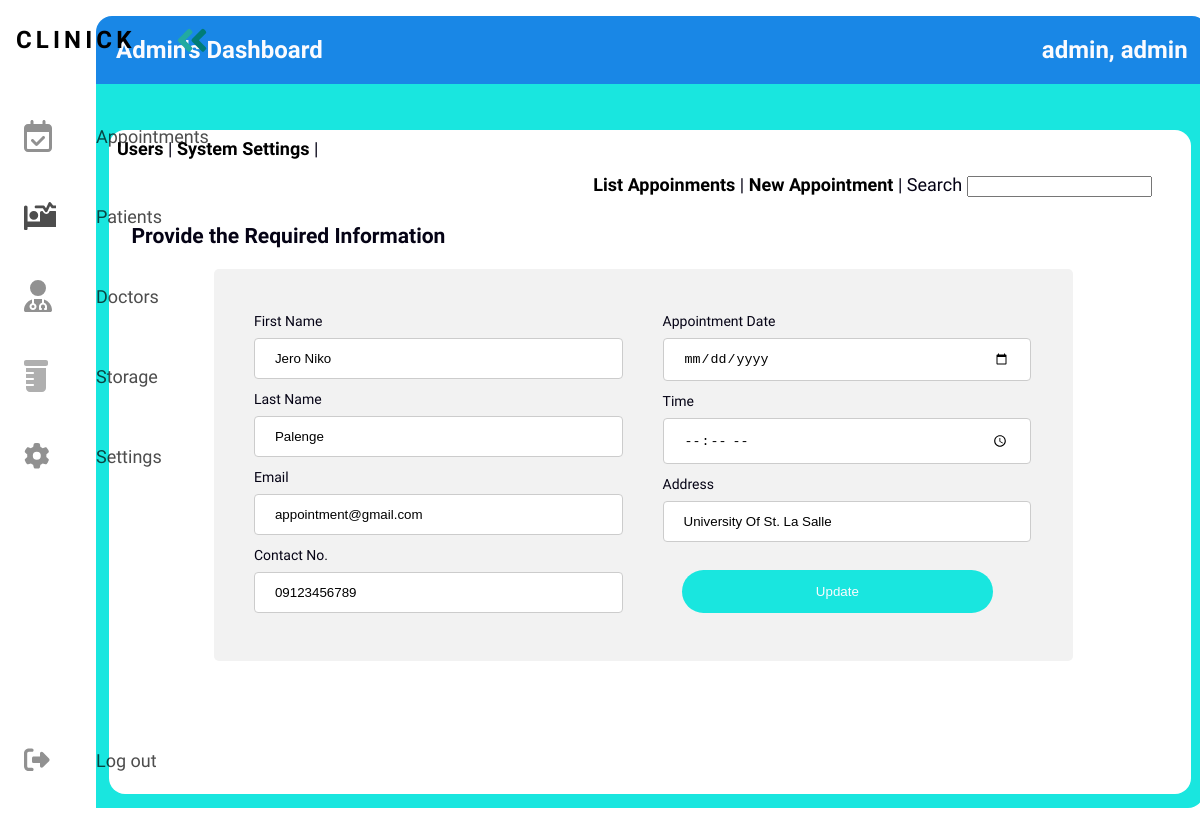
Screenshot of /progressive/framework/index.php?page=settings&subpage=appointments&action=profile&id=13 (signed in) with the database file from the repository.
### tables this page shows
CREATE TABLE `tbl_users` (
  `user_id` int(8) UNSIGNED NOT NULL,
  `user_lastname` varchar(180) NOT NULL DEFAULT '',
  `user_firstname` varchar(180) NOT NULL DEFAULT '',
  `user_email` varchar(180) NOT NULL DEFAULT '',
  `user_password` varchar(180) NOT NULL DEFAULT '',
  `user_date_added` date DEFAULT NULL,
  `user_time_added` time DEFAULT NULL,
  `user_date_updated` date DEFAULT NULL,
  `user_time_updated` time DEFAULT NULL,
  `user_status` int(1) NOT NULL DEFAULT 0,
  `user_token` varchar(255) NOT NULL DEFAULT '',
  `user_access` varchar(255) NOT NULL DEFAULT '',
  `user_address` varchar(255) NOT NULL DEFAULT '',
  `user_birthdate` date DEFAULT NULL,
  `user_nickname` varchar(180) NOT NULL DEFAULT ''
);

CREATE TABLE `tbl_appointment` (
  `apt_id` int(11) NOT NULL,
  `apt_firstname` varchar(180) NOT NULL,
  `apt_lastname` varchar(180) NOT NULL,
  `apt_email` varchar(180) NOT NULL,
  `apt_contact` varchar(180) NOT NULL,
  `apt_date` date DEFAULT NULL,
  `apt_time` time DEFAULT NULL,
  `apt_address` varchar(180) NOT NULL
);

### progressive/framework/classes/user.php (called while the page is built, shortened)
<?php
class User{
	private $DB_SERVER='localhost';
	private $DB_USERNAME='root';
	private $DB_PASSWORD='';
	private $DB_DATABASE='db_wbtest';
	private $conn;
	public function __construct(){
		$this->conn = new PDO("mysql:host=".$this->DB_SERVER.";dbname=".$this->DB_DATABASE,$this->DB_USERNAME,$this->DB_PASSWORD);
	}
	function get_user_id($email){
		$sql="SELECT user_id FROM tbl_users WHERE user_email = :email limit 1";
		$q = $this->conn->prepare($sql);
		$q->execute(['email' => $email]);
		$user_id = $q->fetchColumn();
		return $user_id;
	}
	function get_user_firstname($id){
		$sql="SELECT user_firstname FROM tbl_users WHERE user_id = :id limit 1";
		$q = $this->conn->prepare($sql);
		$q->execute(['id' => $id]);
		$user_firstname = $q->fetchColumn();
		return $user_firstname;
	}
	function get_user_lastname($id){
		$sql="SELECT user_lastname FROM tbl_users WHERE user_id = :id limit 1";
		$q = $this->conn->prepare($sql);
		$q->execute(['id' => $id]);
		$user_lastname = $q->fetchColumn();
		return $user_lastname;
	}
	function get_user_access($id){
		$sql="SELECT user_access FROM tbl_users WHERE user_id = :id limit 1";
		$q = $this->conn->prepare($sql);
		$q->execute(['id' => $id]);
		$user_access = $q->fetchColumn();
		return $user_access;
	}
}

### progressive/framework/classes/class.appointment.php (called while the page is built, shortened)
<?php
class Appointment {
    public $DB_SERVER='localhost';
	public $DB_USERNAME='root';
	public $DB_PASSWORD='';
	public $DB_DATABASE='db_wbtest';
	public $conn;
	public function __construct(){
		$this->conn = new PDO("mysql:host=".$this->DB_SERVER.";dbname=".$this->DB_DATABASE,$this->DB_USERNAME,$this->DB_PASSWORD);
	}
	function get_apt_email($id){
		$sql="SELECT apt_email FROM tbl_appointment WHERE apt_id = :id";
		$q = $this->conn->prepare($sql);
		$q->execute(['id' => $id]);
		$apt_email = $q->fetchColumn();
		return $apt_email;
	}
	function get_apt_firstname($id){
		$sql="SELECT apt_firstname FROM tbl_appointment WHERE apt_id = :id";
		$q = $this->conn->prepare($sql);
		$q->execute(['id' => $id]);
		$apt_firstname = $q->fetchColumn();
		return $apt_firstname;
	}
	function get_apt_lastname($id){
		$sql="SELECT apt_lastname FROM tbl_appointment WHERE apt_id = :id";
		$q = $this->conn->prepare($sql);
		$q->execute(['id' => $id]);
		$apt_lastname = $q->fetchColumn();
		return $apt_lastname;
	}
	function get_apt_contact($id){
		$sql="SELECT apt_contact FROM tbl_appointment WHERE apt_id = :id";
		$q = $this->conn->prepare($sql);
		$q->execute(['id' => $id]);
		$apt_contact = $q->fetchColumn();
		return $apt_contact;
	}
	function get_address($id){
		$sql="SELECT apt_address FROM tbl_appointment WHERE apt_id = :id";
		$q = $this->conn->prepare($sql);
		$q->execute(['id' => $id]);
		$apt_address = $q->fetchColumn();
		return $apt_address;
	}
}

### progressive/framework/index.php (the view, shortened to what this page needs)
<?php
include_once 'classes/class.appointment.php';
include_once 'classes/User.php';
$page = (isset($_GET['page']) && $_GET['page'] != '') ? $_GET['page'] : '';
$appointment = new Appointment();
$user = new User();
$user_id = $user->get_user_id($_SESSION['user_email']);
?>
<!DOCTYPE html>
<html>
<head>
    <link rel="stylesheet" href="css/custom.css?">
    <link rel="stylesheet" href="css/style.css">
</head>
<body>
<nav class="navbar">
    <ul class="navbar-nav">
      <li class="logo">
        <a href="admin.php" class="nav-link">
          <span class="link-text logo-text">Clinick</span>
        </a>
      </li>
      <li class="nav-item">
        <a href="index.php?page=appointments" class="nav-link">
          <span class="link-text">Appointments</span>
        </a>
      </li>
      <li class="nav-item">
        <a href="index.php?page=patients" class="nav-link">
          <span class="link-text">Patients</span>
        </a>
      </li>
      <li class="nav-item">
        <a href="index.php?page=doctors" class="nav-link">
          <span class="link-text">Doctors</span>
        </a>
      </li>
      <li class="nav-item">
        <a href="index.php?page=storage" class="nav-link">
          <span class="link-text">Storage</span>
        </a>
      </li>
      <li class="nav-item">
        <a href="index.php?page=settings" class="nav-link">
          <span class="link-text">Settings</span>
        </a>
      </li>
      <li class="nav-item">
        <a href="logout.php" class="nav-link">
          <span class="link-text">Log out</span>
        </a>
      </li>
    </ul>
  </nav>
  <main>
<div class="wb_title" id="header">
<?php echo $user->get_user_access($user_id) ?>'s Dashboard
<span class="move-right"><?php echo $user->get_user_lastname($user_id).', '.$user->get_user_firstname($user_id);?></span>
</div>
<div id="wrapper">
   <div id="menu">
  </div>
  <div id="content">
    <?php
      switch($page){
                case 'settings':
                    require_once 'settings-module/index.php';
                break;
            }
    ?>
  </div>
</div>
</main>
</body>
</html>

### progressive/framework/appointment-module/view-appointments.php (shortened to what this page needs)
<h3>Provide the Required Information</h3>
<div id="form-block">
<form method="POST" action="processes/appointment-process.php?action=update">
        <div id="form-block-half">
            <label for="fname">First Name</label>
            <input type="text" id="fname" class="input" name="firstname" value="<?php echo $appointment->get_apt_firstname($id);?>" placeholder="Your name..">
            <label for="lname">Last Name</label>
            <input type="text" id="lname" class="input" name="lastname" value="<?php echo $appointment->get_apt_lastname($id);?>" placeholder="Your last name..">
            <label for="email">Email</label>
            <input type="email" id="email" class="input" name="email" value="<?php echo $appointment->get_apt_email($id)?>" placeholder="Your email..">
            <label for="contact">Contact No.</label>
            <input type="text" id="contact" class="input" name="contact" value="<?php echo $appointment->get_apt_contact($id)?>"placeholder="Your contact..">
        </div>
        <div id="form-block-half">
            <label for="date">Appointment Date</label>
            <input type="date" id="date" class="input" name="aptdate" value="<?php echo ($NOW)?>" placeholder="Enter appointment date..">
            <label for="time">Time</label>
            <input type="time" id="time" class="input" name="apttime" value="<?php echo ($NOW)?>" placeholder="Enter time..">
            <label for="address">Address</label>
            <input type="text" id="address" class="input" name="address" value="<?php echo $appointment->get_address($id)?>" placeholder="Your address..">
        </div>
        <br/><br/><br/><br/><br/><br/><br/><br/><br/><br/>
        <div id="button-block">
        <input type="submit" value="Update" name="save">
        </div>
</form>
</div>

### progressive/framework/css/custom.css (style rules this page uses)
:root { --text-color: #05040c; --primary-color: #19E678; --secondary-color: #1987e6; --background-color: #FBFBFE; --accent-color: #19E6DF; --accent2-color: #007C77; --font-family1: font-family: 'Quicksand', sans-serif;; }
html { margin: 0; padding: 0; }
body { font-family: 'Work Sans', serif; font-size: 18px; color: var(--text-color); background-color: var(--background-color); }
.wb_title { font-family: "Work Sans", sans-serif; font-size: 24px; font-weight: 700; color: var(--background-color); background-color: var(--secondary-color); width: 98.5%; padding: 20px; margin: 0 auto; border-top-left-radius: 16px; border-top-right-radius: 16px; }
label { font-size: 14px; }
#wrapper { width: 100%; min-height: 600px; padding: 10px; margin-block: 0; margin-inline: auto; background-color: var(--accent-color); color: var(--text-color); border-end-end-radius: 16px; }
#menu { height: 32px; width: 98%; }
#content { width: 98%; padding: 8px; min-height: 600px; margin: 4px auto; background-color: #FFF; border-radius: 16px; }
.move-right { float: right; }
.input, select { width: 100%; padding: 12px 20px; margin: 8px 0; display: inline-block; border: 1px solid #ccc; border-radius: 4px; box-sizing: border-box; }
input[type=submit] { display: flex; justify-content: center; align-items: center; width: 40%; background-color: var(--accent-color); color: var(--background-color); padding: 14px 20px; margin: 8px 0; margin-inline: auto; border: none; border-radius: 40px; cursor: pointer; }
#form-block { border-radius: 5px; background-color: #f2f2f2; padding: 20px; width: 80%; margin: 0 auto; }
#form-block #form-block-half { width: 45%; float: left; padding: 20px; }
#button-block { width: 95%; padding: 20px; text-align: right; font-family: var(--font-family1); }

### progressive/framework/css/style.css (style rules this page uses)
:root { font-size: 16px; font-family: 'Open Sans'; --text-color: #050315; --primary-color: #19E678; --secondary-color: #1987e6; --background-color: #FBFBFE; --accent-color: #19E6DF; --accent2-color: #007C77; --font-family1: font-family: 'Work Sans', serif;; }
body { color: black; background-color: white; margin: 0; padding: 0; }
main { margin-left: 5rem; padding: 1rem; }
.navbar { position: fixed; background-color: var(--bg-primary); transition: width 600ms ease; width: 16rem; overflow: auto; }
.navbar-nav { list-style: none; padding: 0; margin: 0; display: flex; flex-direction: column; align-items: center; height: 100%; }
.nav-item { width: 100%; }
.nav-item:last-child { margin-top: auto; }
.nav-link { display: flex; align-items: center; height: 5rem; color: var(--text-primary); text-decoration: none; filter: grayscale(100%) opacity(0.7); transition: var(--transition-speed); }
.link-text { display: none; margin-left: 1rem; }
.nav-link svg { width: 2rem; min-width: 2rem; margin: 0 1.5rem; }
.logo { font-weight: bold; text-transform: uppercase; margin-bottom: 1rem; text-align: center; color: var(--text-secondary); background: var(--bg-secondary); font-size: 1.5rem; letter-spacing: 0.3ch; width: 100%; }
.logo svg { transform: rotate(0deg); transition: var(--transition-speed); }
.logo-text { display: inline; position: absolute; left: -999px; transition: var(--transition-speed); }
@media only screen and (min-width: 600px) { .navbar { top: 0; width: 5rem; height: 100vh; } }

### rows the page displays
tbl_users: $user->get_user_access($user_id) "Admin", $user->get_user_lastname($user_id) "admin", $user->get_user_firstname($user_id) "admin"
tbl_appointment: firstname "Jero Niko", lastname "Palenge", email "appointment@gmail.com", contact "09123456789", address "University Of St. La Salle"
